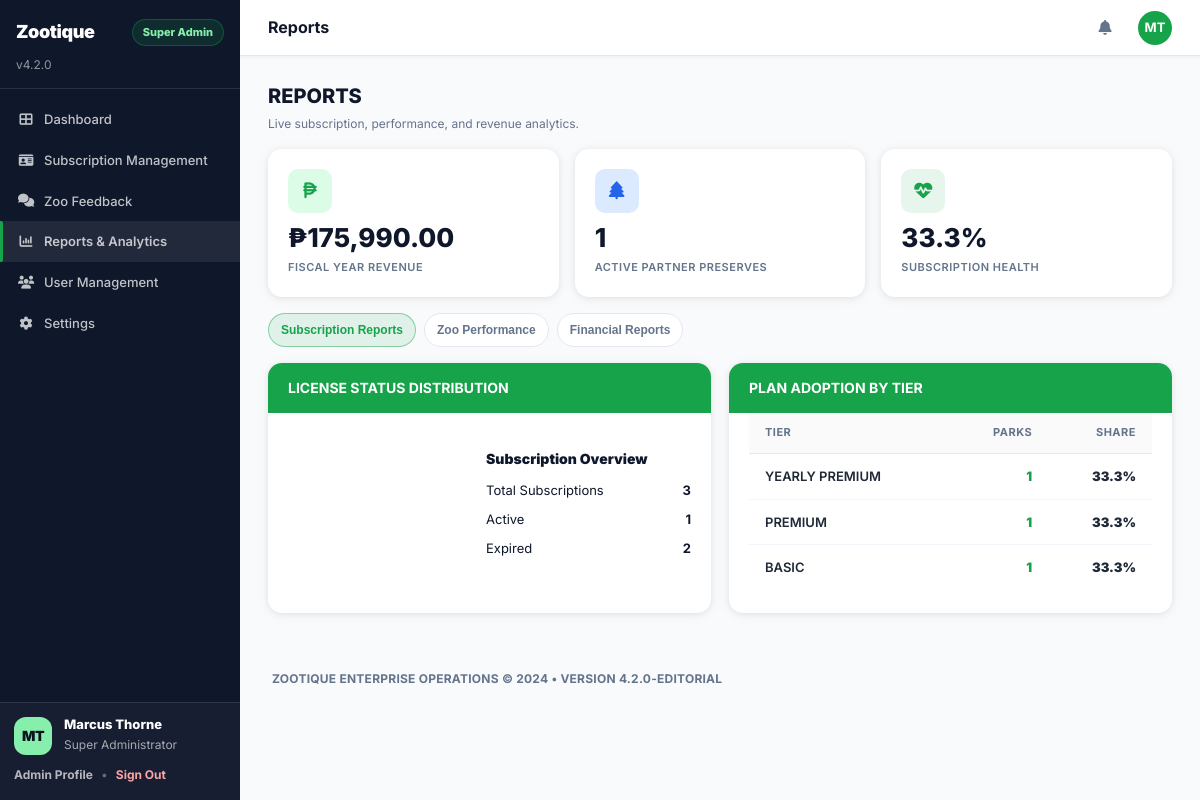
The page /zootique-admin/reports (signed in) on the database its author committed.
### models.py (models this page shows)
class SubscriptionPlan(db.Model):
    __tablename__ = 'subscription_plans'
    id = db.Column(db.Integer, primary_key=True)
    name = db.Column(db.String(50), nullable=False, unique=True)  # Basic/Premium
    price = db.Column(db.Float, nullable=False)
    duration = db.Column(db.String(10), nullable=False)  # monthly|yearly
    duration_months = db.Column(db.Integer, nullable=False)
    features = db.Column(db.Text, nullable=True)
    is_active = db.Column(db.Boolean, nullable=False, default=True)
    created_at = db.Column(db.DateTime, nullable=False, default=datetime.utcnow)
    subscriptions = db.relationship('ZooSubscription', back_populates='plan', lazy=True)

### blueprints/zootique_admin/routes.py (the view)
@admin_bp.get("/reports")
def view_reports():
    now = datetime.utcnow()
    total_revenue = db.session.query(db.func.coalesce(db.func.sum(SubscriptionPayment.amount), 0.0)).scalar() or 0.0
    active_subs = db.session.query(db.func.count(ZooSubscription.id)).filter(ZooSubscription.end_date >= now).scalar() or 0
    expired_subs = db.session.query(db.func.count(ZooSubscription.id)).filter(ZooSubscription.end_date < now).scalar() or 0
    plan_distribution = (
        db.session.query(SubscriptionPlan.name, db.func.count(ZooSubscription.id))
        .join(ZooSubscription, ZooSubscription.plan_id == SubscriptionPlan.id)
        .group_by(SubscriptionPlan.name)
        .order_by(db.desc(db.func.count(ZooSubscription.id)))
        .all()
    )
    plan_distribution = [{'plan': n, 'count': int(c)} for n, c in plan_distribution]
    zoo_perf = (
        db.session.query(
            Zoo.name,
            db.func.count(Booking.id).label('bookings'),
            db.func.coalesce(db.func.sum(Booking.guests), 0).label('visitors'),
        )
        .join(Booking, Booking.zoo_id == Zoo.id)
        .group_by(Zoo.name)
        .order_by(db.desc('bookings'))
        .all()
    )
    most_active = [{'zoo': r[0], 'bookings': int(r[1] or 0), 'visitors': int(r[2] or 0)} for r in zoo_perf[:5]]
    least_active = [{'zoo': r[0], 'bookings': int(r[1] or 0), 'visitors': int(r[2] or 0)} for r in zoo_perf[-5:]]
    month_income = (
        db.session.query(
            db.func.strftime('%Y-%m', SubscriptionPayment.paid_at).label('month'),
            db.func.coalesce(db.func.sum(SubscriptionPayment.amount), 0.0).label('total'),
        )
        .group_by('month')
        .order_by('month')
        .all()
    )
    month_income = [{'month': m, 'total': float(t)} for m, t in month_income][-12:]
    year_start = now.replace(month=1, day=1, hour=0, minute=0, second=0, microsecond=0)
    year_end = year_start.replace(year=year_start.year + 1)
    yearly_income = (
        db.session.query(db.func.coalesce(db.func.sum(SubscriptionPayment.amount), 0.0))
        .filter(SubscriptionPayment.paid_at >= year_start)
        .filter(SubscriptionPayment.paid_at < year_end)
        .scalar()
        or 0.0
    )
    recent_payments = (
        db.session.query(SubscriptionPayment)
        .join(ZooSubscription)
        .join(Zoo)
        .order_by(SubscriptionPayment.paid_at.desc())
        .limit(20)
        .all()
    )
    payment_rows = []
    for p in recent_payments:
        payment_rows.append({
            'paid_at': p.paid_at.strftime('%Y-%m-%d'),
            'zoo_name': p.subscription.zoo.name,
            'plan_name': p.subscription.plan.name,
            'amount': float(p.amount),
            'reference': p.reference or '—',
            'status': p.status,
        })
    return render_template(
        "zootique_admin/reports.html",
        subs_report={
            'total_revenue': float(total_revenue),
            'active': int(active_subs),
            'expired': int(expired_subs),
            'plan_distribution': plan_distribution,
        },
        perf_report={
            'most_active': most_active,
            'least_active': least_active,
        },
        financial_report={
            'month_income': month_income,
            'yearly_income': float(yearly_income),
            'year': int(year_start.year),
            'payments': payment_rows,
        },
    )

### blueprints/zootique_admin/routes.py (called while the page is built)
@admin_bp.before_request
def require_zootique_admin():
    if session.get('role') != 'zootique_admin':
        return redirect(url_for('auth.login', module_name='zootique_admin'))
    user_id = session.get('user_id')
    if not user_id:
        session.clear()
        return redirect(url_for('auth.login', module_name='zootique_admin'))
    user = db.session.get(User, int(user_id))
    if not user or (getattr(user, 'status', 'active') or 'active') != 'active':
        session.clear()
        flash('Your account is not active. Please sign in again.', 'error')
        return redirect(url_for('auth.login', module_name='zootique_admin'))

### templates/zootique_admin/reports.html (shortened to what this page needs)
{% extends "base.html" %}
{% block page_title %}Reports{% endblock %}
{% block content %}
{% set total_subs = (subs_report.active or 0) + (subs_report.expired or 0) %}
{% set health_pct = (((subs_report.active or 0) / total_subs) * 100) if total_subs else 0 %}
{% set max_income = (financial_report.month_income | map(attribute='total') | list | max) if financial_report.month_income else 0 %}
{% set month_names = {
  '01': 'JAN', '02': 'FEB', '03': 'MAR', '04': 'APR', '05': 'MAY', '06': 'JUN',
  '07': 'JUL', '08': 'AUG', '09': 'SEP', '10': 'OCT', '11': 'NOV', '12': 'DEC'
} %}
<div class="page-subheader" style="margin-bottom:16px;">
  <div class="ps-left">
    <h2>REPORTS</h2>
    <p>Live subscription, performance, and revenue analytics.</p>
  </div>
</div>
<div class="stats-grid" style="grid-template-columns:repeat(3,1fr); margin-bottom:16px;">
  <div class="stat-card">
    <div class="stat-icon-box green"><i class="fa-solid fa-peso-sign"></i></div>
    <div class="stat-value">₱{{ "{:,.2f}".format(financial_report.yearly_income or 0) }}</div>
    <div class="stat-label">FISCAL YEAR REVENUE</div>
  </div>
  <div class="stat-card">
    <div class="stat-icon-box blue"><i class="fa-solid fa-tree"></i></div>
    <div class="stat-value">{{ "{:,}".format(subs_report.active or 0) }}</div>
    <div class="stat-label">ACTIVE PARTNER PRESERVES</div>
  </div>
  <div class="stat-card">
    <div class="stat-icon-box orange" style="background:rgba(22,163,74,0.10); color:var(--primary);"><i class="fa-solid fa-heart-pulse"></i></div>
    <div class="stat-value">{{ "{:.1f}".format(health_pct) }}%</div>
    <div class="stat-label">SUBSCRIPTION HEALTH</div>
  </div>
</div>
<div class="sa-tabs" style="margin-bottom:16px;">
  <button class="sa-tab is-active" type="button" data-sa-tab="subscription">Subscription Reports</button>
  <button class="sa-tab" type="button" data-sa-tab="performance">Zoo Performance</button>
  <button class="sa-tab" type="button" data-sa-tab="financial">Financial Reports</button>
</div>
<div data-sa-panel="subscription">
  <div class="two-col" style="grid-template-columns: 1fr 1fr;">
    <div class="card-panel">
      <div class="card-header"><h2>LICENSE STATUS DISTRIBUTION</h2></div>
      <div class="card-body" style="padding-top:0; display:flex; align-items:center; gap:18px;">
        <div class="sa-donut" data-sa-donut="license" style="width:180px; height:180px;"></div>
        <div style="flex:1; display:flex; flex-direction:column; gap:10px;">
          <div style="font-weight:900;">Subscription Overview</div>
          <div style="display:flex; flex-direction:column; gap:8px; font-size:13px;">
            <div style="display:flex; justify-content:space-between; gap:12px;"><span>Total Subscriptions</span><strong>{{ "{:,}".format(total_subs) }}</strong></div>
            <div style="display:flex; justify-content:space-between; gap:12px;"><span>Active</span><strong>{{ "{:,}".format(subs_report.active or 0) }}</strong></div>
            <div style="display:flex; justify-content:space-between; gap:12px;"><span>Expired</span><strong>{{ "{:,}".format(subs_report.expired or 0) }}</strong></div>
          </div>
        </div>
      </div>
    </div>
    <div class="card-panel">
      <div class="card-header"><h2>PLAN ADOPTION BY TIER</h2></div>
      <div class="card-body" style="padding-top:0;">
        <div class="table-wrap">
          <table>
            <thead>
              <tr>
                <th>TIER</th>
                <th style="text-align:right;">PARKS</th>
                <th style="text-align:right;">SHARE</th>
              </tr>
            </thead>
            <tbody>
              {% for row in subs_report.plan_distribution %}
                {% set share = ((row.count / total_subs) * 100) if total_subs else 0 %}
                <tr>
                  <td class="fw-600">{{ row.plan|upper }}</td>
                  <td style="text-align:right; font-weight:900; color:var(--primary);">{{ "{:,}".format(row.count) }}</td>
                  <td style="text-align:right; font-weight:900;">{{ "{:.1f}".format(share) }}%</td>
                </tr>
              {% else %}
                <tr><td colspan="3" style="color:var(--text-muted);">No plan adoption data available.</td></tr>
              {% endfor %}
            </tbody>
          </table>
        </div>
      </div>
    </div>
  </div>
</div>
{% endblock %}

### static/css/style.css (style rules this page uses)
:root { --sidebar-bg: #1a3024; --sidebar-hover: rgba(255,255,255,0.10); --sidebar-active: rgba(255,255,255,0.15); --sidebar-border: rgba(255,255,255,0.08); --sidebar-width: 220px; --primary: #1a5c35; --primary-dark: #14452a; --primary-light: #e8f5ee; --accent: #e67e22; --accent-hover: #d35400; --success: #16a34a; --success-bg: #dcfce7; --warning: #d97706; --warning-bg: #fef3c7; --danger: #dc2626; --danger-bg: #fee2e2; --info: #2563eb; --info-bg: #dbeafe; --purple: #7c3aed; --purple-bg: #ede9fe; --orange: #ea580c; --orange-bg: #ffedd5; --bg: #f0f2f0; --surface: #ffffff; --border: #e5e7eb; --border-light: #f3f4f6; --text: #111827; --text-secondary: #374151; --text-muted: #6b7280; --text-light: #9ca3af; --radius: 10px; --radius-lg: 14px; --shadow: 0 1px 6px rgba(0,0,0,0.08), 0 2px 16px rgba(0,0,0,0.04); --shadow-md: 0 4px 20px rgba(0,0,0,0.10); --transition: 0.2s ease; }
body.superadmin { --sidebar-bg: #0f172a; --sidebar-hover: rgba(255,255,255,0.08); --sidebar-active: rgba(255,255,255,0.10); --sidebar-border: rgba(255,255,255,0.10); --sidebar-width: 240px; --primary: #16a34a; --primary-dark: #15803d; --primary-light: #dcfce7; --accent: #16a34a; --accent-hover: #15803d; --bg: #f8fafc; --surface: #ffffff; --border: #e5e7eb; --border-light: #f1f5f9; --text: #0f172a; --text-secondary: #1f2937; --text-muted: #64748b; --text-light: #94a3b8; }
.sa-tabs { display: flex; gap: 8px; flex-wrap: wrap; }
.sa-tab { border: 1px solid var(--border); background: #ffffff; color: var(--text-muted); padding: 9px 12px; border-radius: 999px; font-weight: 900; font-size: 12px; cursor: pointer; transition: background var(--transition), border-color var(--transition), color var(--transition); }
.sa-tab.is-active { border-color: rgba(22, 163, 74, 0.45); background: rgba(22, 163, 74, 0.10); color: var(--primary); }
*, *::before, *::after { box-sizing: border-box; margin: 0; padding: 0; }
body { font-family: 'Inter', system-ui, sans-serif; background: var(--bg); color: var(--text); font-size: 14px; line-height: 1.6; overflow-x: hidden; }
.stats-grid { display: grid; grid-template-columns: repeat(4, 1fr); gap: 16px; margin-bottom: 22px; }
.stat-card { background: var(--surface); border-radius: var(--radius-lg); padding: 20px; box-shadow: var(--shadow); display: flex; flex-direction: column; gap: 8px; transition: transform var(--transition), box-shadow var(--transition); }
.stat-icon-box { width: 44px; height: 44px; border-radius: 10px; display: flex; align-items: center; justify-content: center; font-size: 18px; margin-bottom: 4px; }
.stat-icon-box.blue { background: var(--info-bg); color: var(--info); }
.stat-icon-box.green { background: var(--success-bg); color: var(--success); }
.stat-icon-box.orange { background: var(--orange-bg); color: var(--orange); }
.stat-card .stat-value { font-size: 26px; font-weight: 800; color: var(--text); line-height: 1; }
.stat-card .stat-label { font-size: 11px; font-weight: 600; color: var(--text-muted); text-transform: uppercase; letter-spacing: 0.5px; }
.card-panel { background: var(--surface); border-radius: var(--radius-lg); box-shadow: var(--shadow); overflow: hidden; margin-bottom: 20px; }
.card-header { background: var(--primary); padding: 14px 20px; display: flex; align-items: center; justify-content: space-between; }
.card-header h2 { font-size: 14px; font-weight: 700; color: #ffffff; margin: 0; }
.card-body { padding: 20px; }
.two-col { display: grid; grid-template-columns: 1.6fr 1fr; gap: 18px; margin-bottom: 20px; }
.table-wrap { overflow-x: auto; }
table { width: 100%; border-collapse: collapse; }
thead th { background: #fafafa; padding: 11px 16px; text-align: left; font-size: 11px; font-weight: 700; color: var(--text-muted); text-transform: uppercase; letter-spacing: 0.5px; border-bottom: 1px solid var(--border); white-space: nowrap; }
tbody td { padding: 12px 16px; font-size: 13px; border-bottom: 1px solid var(--border-light); color: var(--text-secondary); vertical-align: middle; }
tbody tr:last-child td { border-bottom: none; }
.page-subheader { display: flex; align-items: flex-start; justify-content: space-between; margin-bottom: 20px; flex-wrap: wrap; gap: 12px; }
.page-subheader .ps-left h2 { font-size: 20px; font-weight: 800; color: var(--text); margin-bottom: 2px; }
.page-subheader .ps-left p { font-size: 12px; color: var(--text-muted); }
.fw-600 { font-weight: 600; }

### rows shown on the page
SubscriptionPlan: plan "YEARLY PREMIUM", count "1", share "33.3"
SubscriptionPlan: plan "PREMIUM", count "1", share "33.3"
SubscriptionPlan: plan "BASIC", count "1", share "33.3"

### other values the page prints
{{ "{:,.2f}".format(financial_report.yearly_income or 0) }} "175,990.00"
{{ "{:,}".format(subs_report.active or 0) }} "1"
{{ "{:.1f}".format(health_pct) }} "33.3"
{{ "{:,}".format(total_subs) }} "3"
{{ "{:,}".format(subs_report.expired or 0) }} "2"
